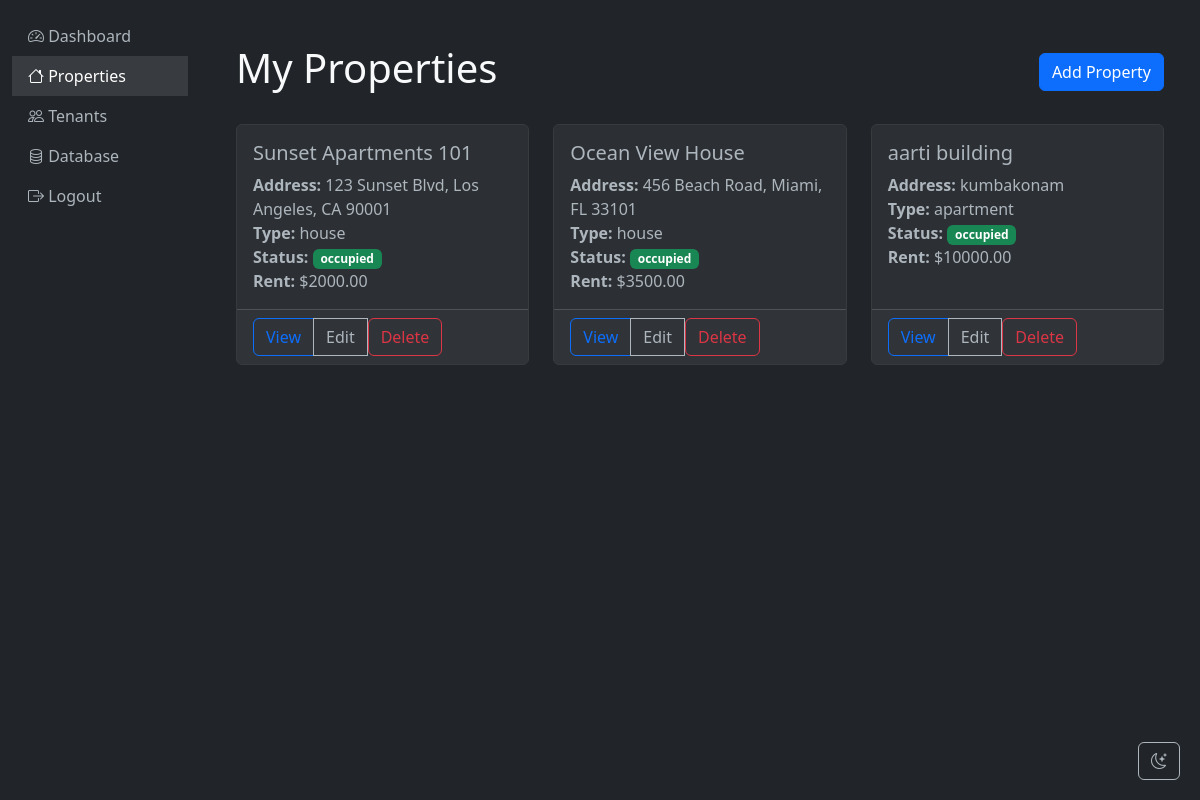
Page /properties (signed in) on the committed database.
### app/models.py (models this page shows)
class Property(db.Model):
    id = db.Column(db.Integer, primary_key=True)
    name = db.Column(db.String(100), nullable=False)
    address = db.Column(db.String(200), nullable=False)
    type = db.Column(db.String(50), nullable=False)  # apartment, house, commercial
    status = db.Column(db.String(20), nullable=False)  # vacant, occupied, maintenance
    rent_amount = db.Column(db.Float, nullable=False)
    owner_id = db.Column(db.Integer, db.ForeignKey('user.id'), nullable=False)
    tenants = db.relationship('Tenant', backref='property', lazy=True)
    maintenance_requests = db.relationship('MaintenanceRequest', backref='property', lazy=True)

### app/routes/properties.py (the view)
@bp.route('/properties')
@login_required
def list_properties():
    properties = Property.query.filter_by(owner_id=current_user.id).all()
    return render_template('properties/list.html', properties=properties)

### app/templates/properties/list.html (shortened to what this page needs)
{% extends "base.html" %}
{% block content %}
<div class="container mt-4">
    <div class="d-flex justify-content-between align-items-center mb-4">
        <h1>My Properties</h1>
        <a href="{{ url_for('properties.add_property') }}" class="btn btn-primary">
             Add Property
        </a>
    </div>
    {% if properties %}
        <div class="row">
            {% for property in properties %}
                <div class="col-md-6 col-lg-4 mb-4">
                    <div class="card h-100">
                        <div class="card-body">
                            <h5 class="card-title">{{ property.name }}</h5>
                            <p class="card-text">
                                <strong>Address:</strong> {{ property.address }}<br>
                                <strong>Type:</strong> {{ property.type }}<br>
                                <strong>Status:</strong>
                                <span class="badge {% if property.status == 'vacant' %}bg-warning{% elif property.status == 'occupied' %}bg-success{% else %}bg-info{% endif %}">
                                    {{ property.status }}
                                </span><br>
                                <strong>Rent:</strong> ${{ "%.2f"|format(property.rent_amount) }}
                            </p>
                        </div>
                        <div class="card-footer">
                            <div class="btn-group" role="group">
                                <a href="{{ url_for('properties.view_property', property_id=property.id) }}"
                                   class="btn btn-outline-primary">
                                     View
                                </a>
                                <a href="{{ url_for('properties.edit_property', property_id=property.id) }}"
                                   class="btn btn-outline-secondary">
                                     Edit
                                </a>
                                <form action="{{ url_for('properties.delete_property', property_id=property.id) }}"
                                      method="POST" class="d-inline">
                                    <button type="submit" class="btn btn-outline-danger"
                                            onclick="return confirm('Are you sure you want to delete this property?')">
                                         Delete
                                    </button>
                                </form>
                            </div>
                        </div>
                    </div>
                </div>
            {% endfor %}
        </div>
    {% else %}
        <div class="alert alert-info">
            <i class="fas fa-info-circle"></i> You don't have any properties yet.
            <a href="{{ url_for('properties.add_property') }}">Add your first property</a> to get started.
        </div>
    {% endif %}
</div>
{% endblock %}

### app/templates/base.html (style rules this page uses)
.card { background-color: #2c3034; border-color: #373b3e; }
.btn-outline-secondary { color: #adb5bd; border-color: #adb5bd; }

### rows in the picture
Property: name "Sunset Apartments 101", address "123 Sunset Blvd, Los Angeles, CA 90001", type "house", status "occupied", rent_amount "2000.00"
Property: name "Ocean View House", address "456 Beach Road, Miami, FL 33101", type "house", status "occupied", rent_amount "3500.00"
Property: name "aarti building", address "kumbakonam", type "apartment", status "occupied", rent_amount "10000.00"
